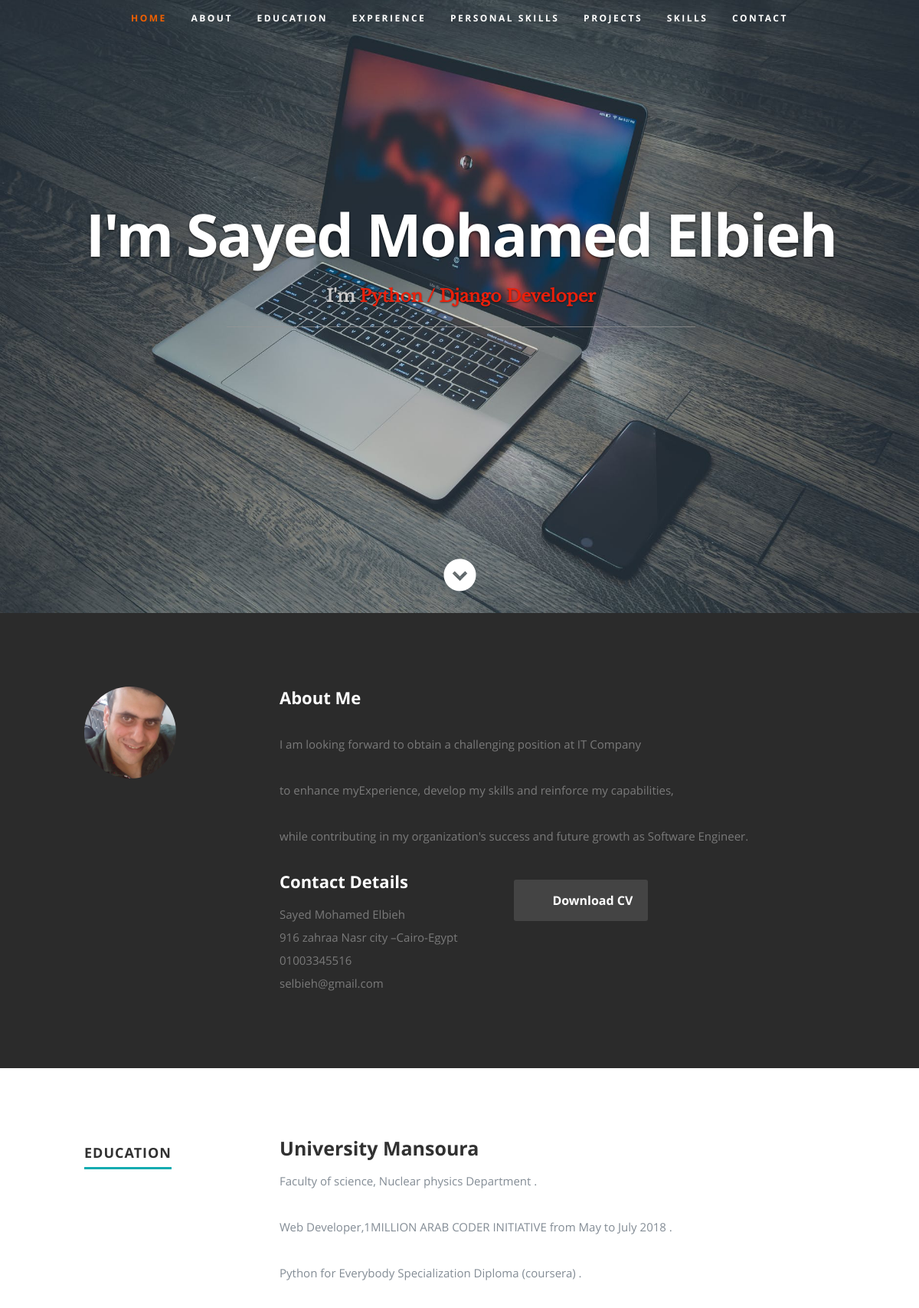
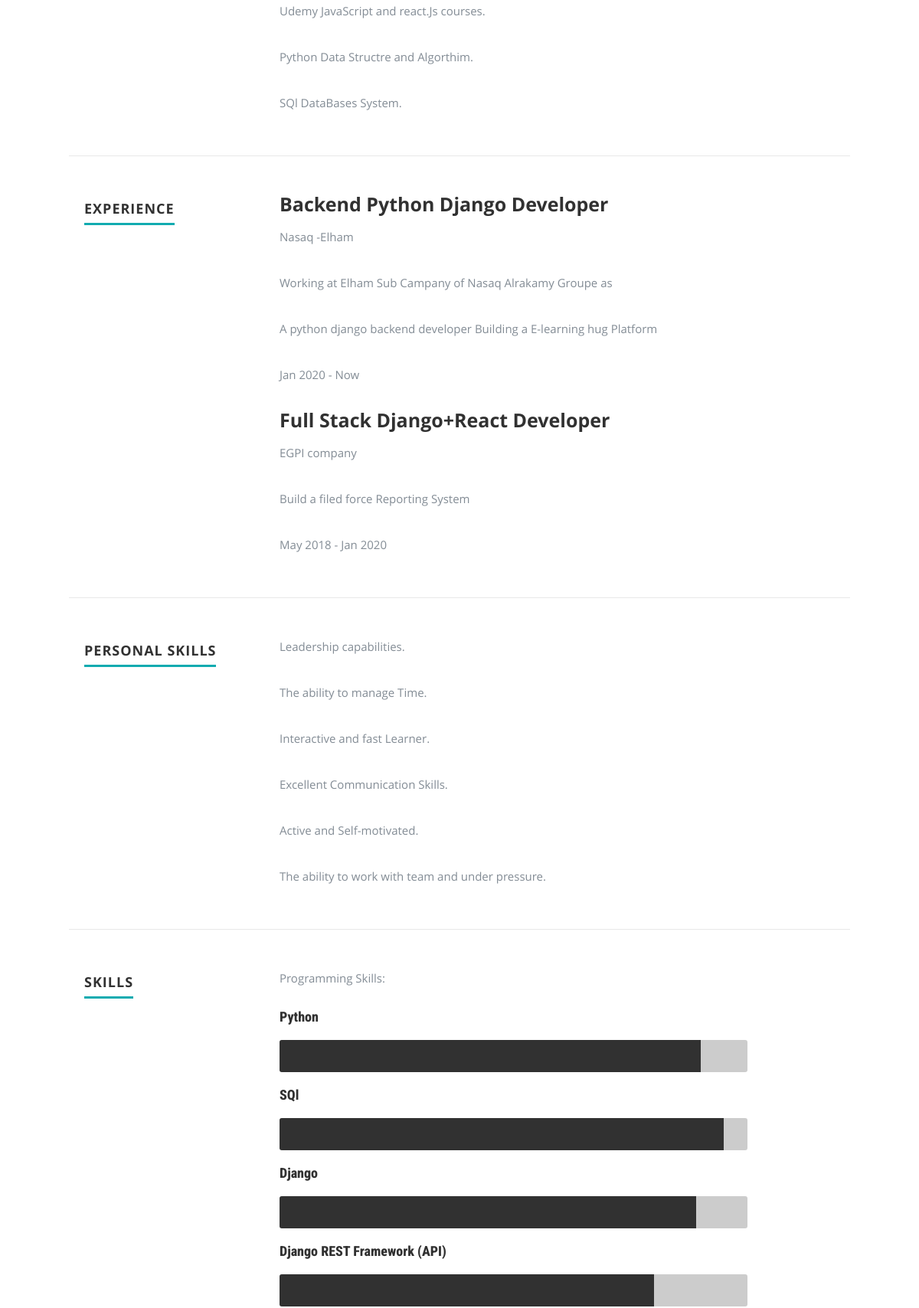
The page / (upper part) on the database its author committed (2 pictures, top to bottom).
### info/models.py (models this page shows, shortened)
class About(models.Model):
    name		 = models.CharField(max_length=200)
    address		 = models.CharField(max_length=200)
    mobile	 	 = models.CharField(max_length=200)
    email        = models.EmailField(blank=True)
    description	 = RichTextField()

class Experience(models.Model):
    title	 = models.CharField(max_length=200)
    company	 = models.CharField(max_length=200)
    date 	 = models.CharField(max_length=200)
    summery  = RichTextField()

### info/views.py (the view)
# urls.py: path('', views.homepage, name='homepage'),
def homepage(request):
	template_name = "index.html"
	def get_context_data(**kwargs):
		context = {}
		context['About'] = About.objects.all()
		context['Experience'] = Experience.objects.order_by('date')
		context['Projects'] = Project.objects.all().order_by('-id')
		context['CV'] = CV.objects.all()
		return context
	return render(request ,'index.html', get_context_data())

### info/templates/index.html (shortened to what this page needs)
{% load static %}
<!DOCTYPE html>
<html class="no-js" lang="en">
<head>
    <link rel="stylesheet" href="{% static 'css/default.css' %}">
    <link rel="stylesheet" href="{% static 'css/layout.css' %}">
    <link rel="stylesheet" href="{% static 'css/media-queries.css' %}">
    <link rel="stylesheet" href="{% static 'css/magnific-popup.css' %}">
</head>
<body>
   <header id="home">
      <nav id="nav-wrap">
         <ul id="nav" class="nav">
            <li class="current"><a class="smoothscroll" href="/">Home</a></li>
            <li><a class="smoothscroll" href="#about">About</a></li>
            <li><a class="smoothscroll" href="#resume">Education</a></li>
            <li><a class="smoothscroll" href="#experience">Experience</a></li>
            <li><a class="smoothscroll" href="#personal-skills">Personal Skills</a></li>
            <li><a class="smoothscroll" href="#portfolio">Projects</a></li>
            <li><a class="smoothscroll" href="#skills">Skills</a></li>
            <li><a class="smoothscroll" href="#contact">Contact</a></li>
         </ul>
      </nav>
      <div class="row banner">
         <div class="banner-text">
          {% for info in About.reverse %}
            <h1 class="responsive-headline">I'm {{ info.name}}</h1>
            <h3>I'm <span>Python / Django Developer</span>
          </h3>
          {% endfor %}
            <hr />
            <ul class="social">
                <li><a href="https://www.facebook.com/youssef.elbieh"><i class="fa fa-facebook"></i></a></li>
               <li><a href="mailto:Selbieh@gmail.com"><i class="fa fa-google-plus"></i></a></li>
               <li><a href="https://www.linkedin.com/in/sayed-elbieh-892a6917a/">
                <i class="fa fa-linkedin"></i></a></li>
               <li><a href="https://github.com/selbieh?tab=repositories"><i class="fa fa-github"></i></a></li>
               <li><a href="https://stackoverflow.com/users/9535120/youssef?tab=profile"><i class="fa fa-stack-overflow"></i></a></li>
            </ul>
         </div>
      </div>
      <p class="scrolldown">
         <a class="smoothscroll" href="#about"><i class="icon-down-circle"></i></a>
      </p>
   </header>
   <section id="about">
      <div class="row">
         <div class="three columns">
            <img class="profile-pic"  src="{% static 'images/img-profile.jpg' %}" alt="" />
         </div>
         <div class="nine columns main-col">
          {% for info in About.reverse %}
            <h2>About Me</h2>
            <p>{{info.description|safe}}</p>
            <div class="row">
               <div class="columns contact-details">
                  <h2>Contact Details</h2>
                  <p class="address">
    						   <span>{{info.name}}</span><br>
    						   <span>{{ info.address}}</span><br>
    						   <span>{{ info.mobile}}</span><br>
                   <span>{{ info.email}}</span>
					        </p>
               </div>
               <div class="columns download">
                  <p>
                     <a href="static/Sayed-Elbieh.pdf" class="button"><i class="fa fa-download">
                     </i>Download CV</a>
                  </p>
               </div>
            </div>
          {% endfor %}
         </div>
      </div>
   </section>
   <section id="resume">
      <div class="row education">
         <div class="three columns header-col">
            <h1><span>Education</span></h1>
         </div>
         <div class="nine columns main-col">
            <div class="row item">
               <div class="twelve columns">
                  <h3>University Mansoura</h3>
                  <p>Faculty of science, Nuclear physics Department .</p>
                  <p>Web Developer,1MILLION ARAB CODER INITIATIVE from May to July 2018 .</p>
                  <p>Python for Everybody Specialization Diploma (coursera) .</p>
                  <p>Udemy JavaScript and react.Js courses.</p>
                  <p>Python Data Structre and Algorthim.</p>
                  <p>SQl DataBases System.</p>
               </div>
            </div>
         </div>
      </div>
      <div class="row education" id="experience">
         <div class="three columns header-col">
            <h1><span>Experience</span></h1>
         </div>
         <div class="nine columns main-col">
          {% for item in Experience %}
            <div class="row item">
               <div class="twelve columns">
                  <h3>{{item.title}}</h3>
                  <p>{{item.company}}</p>
                  <p>{{item.summery|safe}}</p>
                  <p>{{item.date}}</p>
               </div>
            </div>
            {% endfor %}
         </div>
      </div>
       <div class="row work" id="personal-skills">
         <div class="three columns header-col">
            <h1><span>Personal Skills</span></h1>
         </div>
         <div class="nine columns main-col">
            <div class="row item">
               <div class="twelve columns">
                  <p>Leadership capabilities.</p>
                  <p>The ability to manage Time.</p>
                  <p>Interactive and fast Learner.</p>
                  <p>Excellent Communication Skills.</p>
                  <p>Active and Self-motivated.</p>
                  <p>The ability to work with team and under pressure.</p>
               </div>
            </div>
         </div>
      </div>
      <div class="row skill" id="skills">
         <div class="three columns header-col">
            <h1><span>Skills</span></h1>
         </div>
         <div class="nine columns main-col">
            <p>Programming Skills:</p>
				<div class="bars">
				   <ul class="skills">
					   <li><span class="bar-expand python"></span><em>Python</em></li>
             <li><span class="bar-expand sql"></span><em>SQl</em></li>
  					 <li><span class="bar-expand django"></span><em>Django</em></li>
  					 <li><span class="bar-expand rest-framework"></span><em>Django REST framework (API)</em></li>
					</ul>
				</div>
			</div>
      </div>
   </section>
</body>
</html>

### static/css/default.css (style rules this page uses)
html, body, div, span, object, iframe, h1, h2, h3, h4, h5, h6, p, blockquote, pre, abbr, address, cite, code, del, dfn, em, img, ins, kbd, q, samp, small, strong, sub, sup, var, b, i, dl, dt, dd, ol, ul, li, fieldset, form, label, legend, table, caption, tbody, tfoot, thead, tr, th, td, article, aside, canvas, details, figcaption, figure, footer, header, hgroup, menu, nav, section, summary, time, mark, audio, video { margin: 0; padding: 0; border: 0; outline: 0; font-size: 100%; vertical-align: baseline; background: transparent; }
article,aside,details,figcaption,figure, footer,header,hgroup,menu,nav,section { display: block; }
*, *:before, *:after { -moz-box-sizing: border-box; -webkit-box-sizing: border-box; box-sizing: border-box; }
html { font-size: 62.5%; -webkit-font-smoothing: antialiased; }
body { background: #fff; font-family: 'opensans-regular', sans-serif; font-weight: normal; font-size: 15px; line-height: 30px; color: #838C95; -webkit-font-smoothing: antialiased; -webkit-text-size-adjust: 100%; }
h1, h2, h3, h4, h5, h6 { color: #313131; font-family: 'opensans-bold', sans-serif; font-weight: normal; }
h1 { font-size: 38px; line-height: 42px; margin-bottom: 12px; letter-spacing: -1px; }
h2 { font-size: 28px; line-height: 36px; margin-bottom: 6px; }
h3 { font-size: 22px; line-height: 30px; margin-bottom: 12px; }
p { margin: 0 0 30px 0; }
em { font: 15px/30px 'opensans-italic', sans-serif; }
hr { border: solid #E3E3E3; border-width: 1px 0 0; clear: both; margin: 11px 0 30px; height: 0; }
a, a:visited { text-decoration: none; outline: 0; color: #11ABB0; -webkit-transition: color .3s ease-in-out; -moz-transition: color .3s ease-in-out; -o-transition: color .3s ease-in-out; transition: color .3s ease-in-out; }
p a, p a:visited { line-height: inherit; }
ul, ol { margin-bottom: 24px; margin-top: 12px; }
ul { list-style: none outside; }
li { line-height: 18px; margin-bottom: 12px; }
img { max-width: 100%; height: auto; }
.button, .button:visited, button, input[type="submit"], input[type="reset"], input[type="button"] { font: 16px/30px 'opensans-bold', sans-serif; background: #11ABB0; display: inline-block; text-decoration: none; letter-spacing: 0; color: #fff; padding: 12px 20px; margin-bottom: 18px; border: none; cursor: pointer; height: auto; -webkit-transition: all .2s ease-in-out; -moz-transition: all .2s ease-in-out; -o-transition: all .2s ease-in-out; -ms-transition: all .2s ease-in-out; transition: all .2s ease-in-out; -moz-border-radius: 3px; -webkit-border-radius: 3px; -khtml-border-radius: 3px; border-radius: 3px; }
.row { width: 96%; max-width: 1020px; margin: 0 auto; }
.row .row { width: auto; max-width: none; margin: 0 -20px; }
.row:before, .row:after { content: " "; display: table; }
.row:after { clear: both; }
.column, .columns { position: relative; padding: 0 20px; min-height: 1px; float: left; }
[class*="column"] + [class*="column"]:last-child { float: right; }
.row .three { width: 25%; }
.row .nine { width: 75%; }
.row .twelve { width: 100%; }

### rows shown on the page
About: name "Sayed Mohamed Elbieh", description "I am looking forward to obtain a challenging position at IT Company to enhance myExperience, develop my skills and reinforce my capabilities, while contributing in my organization's success and future growth as Software Engineer.", address "916 zahraa Nasr city –Cairo-Egypt", mobile "01003345516", email "selbieh@gmail.com"
Experience: title "Backend Python Django Developer", company "Nasaq -Elham", summery "Working at Elham Sub Campany of Nasaq Alrakamy Groupe as A python django backend developer Building a E-learning hug Platform", date "Jan 2020 - Now"
Experience: title "Full Stack Django+React Developer", company "EGPI company", summery "Build a filed force Reporting System", date "May 2018 - Jan 2020"
